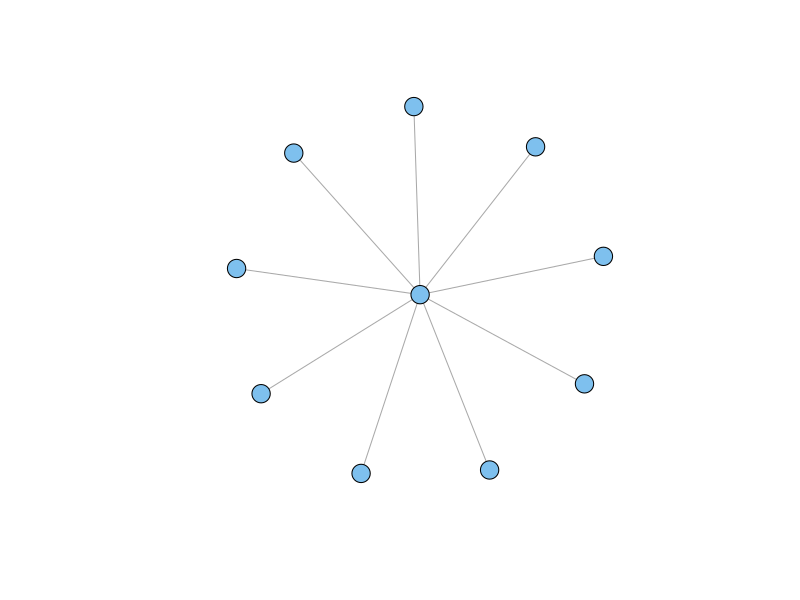
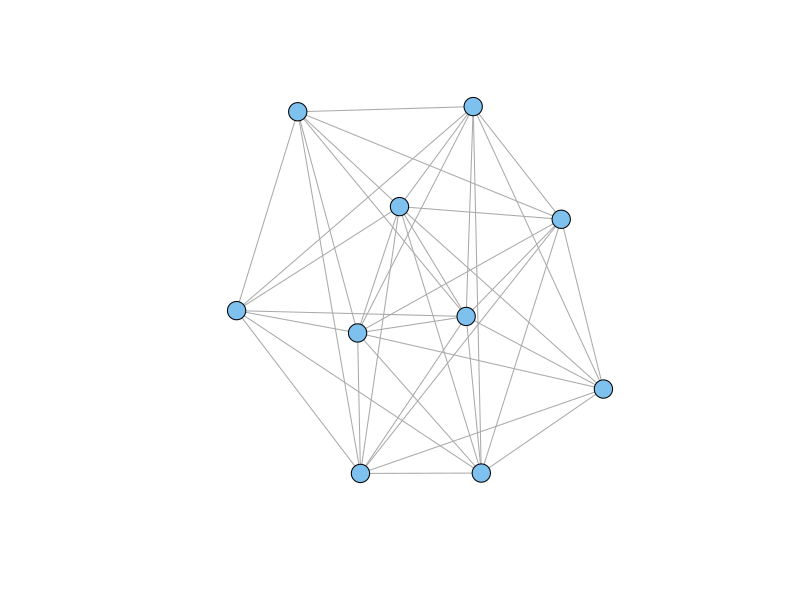

Here is the R script that generated these plots, in order:
## ---- chunk 1
#| echo: false
#| warning: false
library(igraph)
g1 <- make_star(10, mode="undirected")
plot(g1, vertex.color="skyblue2", vertex.size=10, vertex.label=NA)
## ---- chunk 2
#| echo: false
g2 <- sample_gnm(n=10,m=40)
plot(g2, vertex.color="skyblue2", vertex.size=10, vertex.label=NA)
